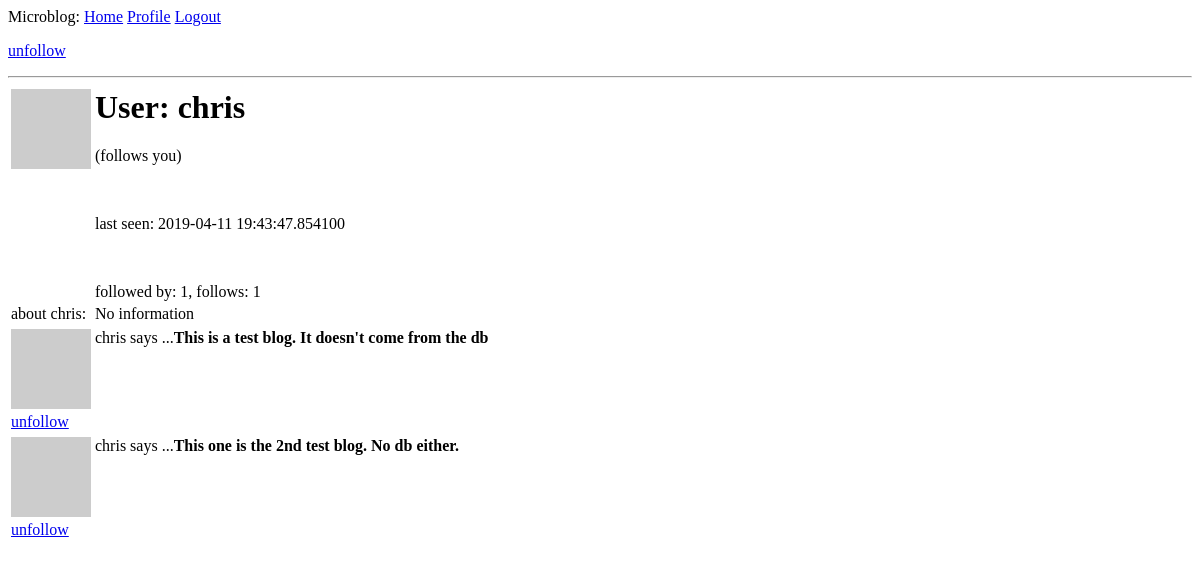
Page /user/chris (signed in) on the earlier database version.
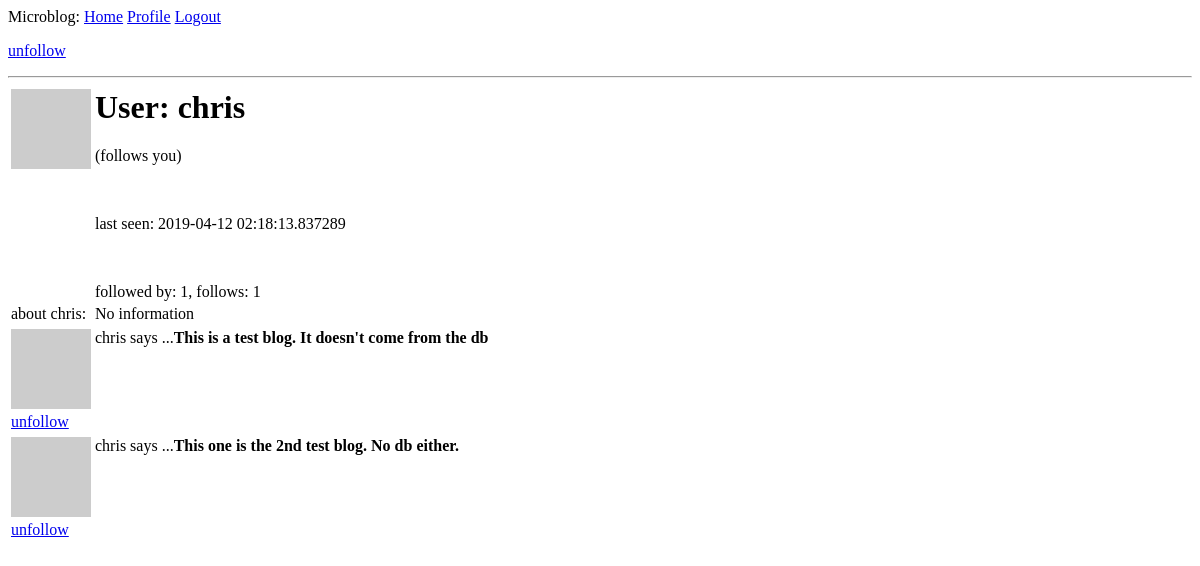
Same page on the later database version.
### microblog_app/models.py (models this page shows, shortened)
class User(UserMixin, db.Model): # UserMixin makes model compatible with flask-login
    id = db.Column(db.Integer, primary_key=True)  # flask login writes User.id to session
    username = db.Column(db.String(64), index=True, unique=True)
    email = db.Column(db.String(120), index=True, unique=True)
    password_hash = db.Column(db.String(128))
    posts = db.relationship('Post', backref='author', lazy='dynamic')
    about_me = db.Column(db.String(140))
    last_visited = db.Column(db.DateTime, default=datetime.utcnow())
    followed = db.relationship(
        'User', secondary=followers,
        primaryjoin=(followers.c.follower_id == id),
        secondaryjoin=(followers.c.followed_id == id),
        backref=db.backref('followers', lazy='dynamic'),
        lazy='dynamic'
    )
    def pull_avatar(self, size):
        digest = md5(self.email.lower().encode('utf-8')).hexdigest()
        return f"https://www.gravatar.com/avatar/{digest}?d=identicon&s={size}"
    def timestamp_on_request(self):  # time stamp to update last_visited in db upon request of any page
        self.last_visited = datetime.utcnow()
        db.session.commit()
    def is_following(self, user):
        return self.followed.filter(followers.c.followed_id == user.id).count() > 0

### microblog_app/routes.py (the view)
@app.route(URLRoute.user)
@login_required
def user(username):
    user = User.query.filter_by(username=username).first_or_404()  # returns either element or 404 response
    posts = [
        { 'author': user, 'body': "This is a test blog. It doesn't come from the db" },
        { 'author': user, 'body': "This one is the 2nd test blog. No db either."}
    ]
    return render_template("user.html", user=user, posts=posts)

### microblog_app/models.py (called while the page is built)
@login.user_loader
def load_user(id):
    return User.query.get(int(id))

### microblog_app/routes.py (called while the page is built)
@app.before_request  # applies to all routes in the application
def before_request():
    if current_user.is_authenticated:
        current_user.timestamp_on_request()

### microblog_app/templates/user.html
{% extends "base.html" %}
{% block content %}
{% if current_user == user %}
    <p><a href="{{ url_for('edit_profile') }}">Edit Profile</a></p>
{% elif current_user.is_following(user) %}
    <p><a href="{{ url_for('unfollow', username=user.username) }}">unfollow</a></p>
{% elif not current_user.is_following(user) %}
    <p><a href="{{ url_for('follow', username=user.username) }}">follow</a></p>
{% endif %}
<table>
    <tr valign="top">
        <td><img src="{{ user.pull_avatar(128) }}"></td>
        <td>
            <h1>User: {{ user.username }}</h1>
            <p>{% if current_user != user and user.is_following(current_user) %} (follows you) {% endif %}</p>
            <br><p>last seen: {% if user.last_visited %} {{ user.last_visited }} {% else %} no info {% endif %}</p>
            <br><p>followed by: {{ user.followers.count() }}, follows: {{ user.followed.count()}}</p>
        </td>
    </tr>
    <tr>
        <td>about {{ user.username }}:</td>
        <td>{% if user.about_me %} {{ user.about_me }} {% else %} No information {% endif %}</td>
    </tr>
    <hr>
</table>
{% include "_posts.html" %}
{% endblock %}

### microblog_app/templates/_posts.html
{% if posts %}
    {% for post in posts %}
        <table>
            <tr valign="top">
                <td><img src="{{ post.author.pull_avatar(36) }}"></td>
                <td>{{ post.author.username}} says ...<b>{{ post.body }}</b></td>
            </tr>
            <tr>
                {% if current_user.username == post.author.username %}
                <td><p>me</p></td>
                {% elif current_user.is_following(post.author) %}
                <td><a href="{{ url_for('unfollow', username=post.author.username) }}">unfollow</a></td>
                {% elif not current_user.is_following(post.author) %}
                <td><a href="{{ url_for('follow', username=post.author.username) }}">follow</a></td>
                {% endif %}
            </tr>
        </table>
    {% endfor %}
{% else %}
    <p>No blog posts to show!</p>
{% endif %}

Differences in the rows shown:
changed User "chris": last_visited "2019-04-11 19:43:47.854100" → "2019-04-12 02:18:13.837289"
